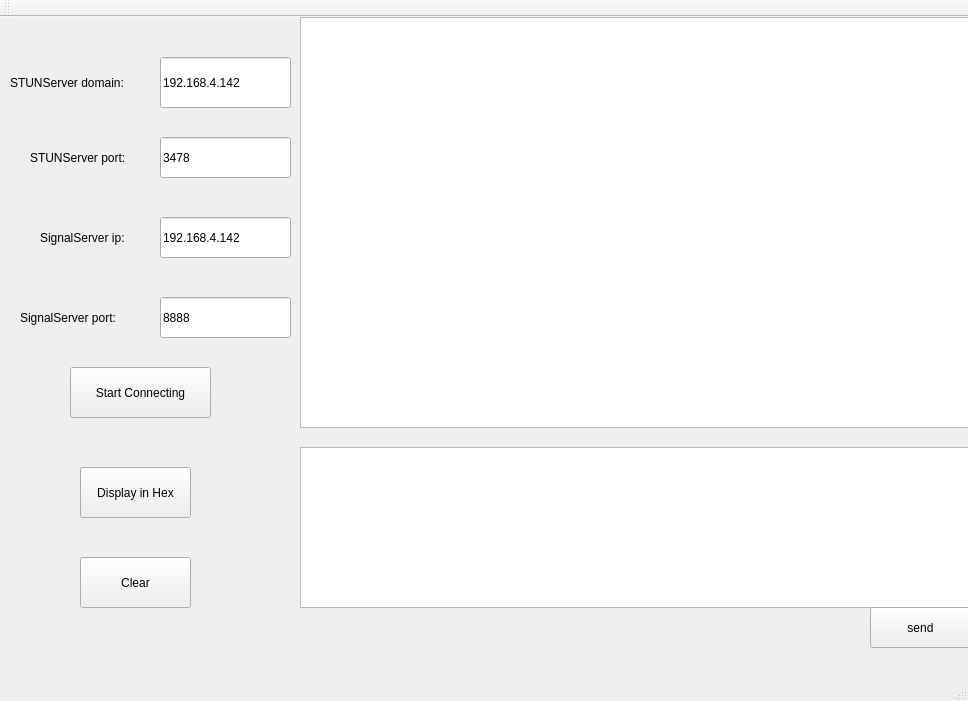
<?xml version="1.0" encoding="UTF-8"?>
<ui version="4.0">
 <class>MainWindow</class>
 <widget class="QMainWindow" name="MainWindow">
  <property name="geometry">
   <rect>
    <x>0</x>
    <y>0</y>
    <width>968</width>
    <height>701</height>
   </rect>
  </property>
  <property name="windowTitle">
   <string>MainWindow</string>
  </property>
  <widget class="QWidget" name="centralWidget">
   <widget class="QPushButton" name="startConnection">
    <property name="geometry">
     <rect>
      <x>70</x>
      <y>350</y>
      <width>141</width>
      <height>51</height>
     </rect>
    </property>
    <property name="text">
     <string>Start Connecting</string>
    </property>
   </widget>
   <widget class="QTextEdit" name="textEdit">
    <property name="geometry">
     <rect>
      <x>300</x>
      <y>0</y>
      <width>671</width>
      <height>411</height>
     </rect>
    </property>
   </widget>
   <widget class="QLabel" name="stun_domain">
    <property name="geometry">
     <rect>
      <x>10</x>
      <y>40</y>
      <width>141</width>
      <height>51</height>
     </rect>
    </property>
    <property name="text">
     <string>STUNServer domain:</string>
    </property>
   </widget>
   <widget class="QLineEdit" name="stun_domainEdit">
    <property name="geometry">
     <rect>
      <x>160</x>
      <y>40</y>
      <width>131</width>
      <height>51</height>
     </rect>
    </property>
    <property name="text">
     <string>192.168.4.142</string>
    </property>
   </widget>
   <widget class="QLabel" name="stun_port">
    <property name="geometry">
     <rect>
      <x>30</x>
      <y>120</y>
      <width>121</width>
      <height>41</height>
     </rect>
    </property>
    <property name="text">
     <string>STUNServer port:</string>
    </property>
   </widget>
   <widget class="QLabel" name="signal_ip">
    <property name="geometry">
     <rect>
      <x>40</x>
      <y>200</y>
      <width>111</width>
      <height>41</height>
     </rect>
    </property>
    <property name="text">
     <string>SignalServer ip:</string>
    </property>
   </widget>
   <widget class="QLineEdit" name="signal_ipEdit">
    <property name="geometry">
     <rect>
      <x>160</x>
      <y>200</y>
      <width>131</width>
      <height>41</height>
     </rect>
    </property>
    <property name="text">
     <string>192.168.4.142</string>
    </property>
   </widget>
   <widget class="QPushButton" name="clear">
    <property name="geometry">
     <rect>
      <x>80</x>
      <y>540</y>
      <width>111</width>
      <height>51</height>
     </rect>
    </property>
    <property name="text">
     <string>Clear</string>
    </property>
   </widget>
   <widget class="QLineEdit" name="stun_portEdit">
    <property name="geometry">
     <rect>
      <x>160</x>
      <y>120</y>
      <width>131</width>
      <height>41</height>
     </rect>
    </property>
    <property name="text">
     <string>3478</string>
    </property>
   </widget>
   <widget class="QLabel" name="signal_port">
    <property name="geometry">
     <rect>
      <x>20</x>
      <y>280</y>
      <width>131</width>
      <height>41</height>
     </rect>
    </property>
    <property name="text">
     <string>SignalServer port:</string>
    </property>
   </widget>
   <widget class="QLineEdit" name="signal_portEdit">
    <property name="geometry">
     <rect>
      <x>160</x>
      <y>280</y>
      <width>131</width>
      <height>41</height>
     </rect>
    </property>
    <property name="text">
     <string>8888</string>
    </property>
   </widget>
   <widget class="QTextEdit" name="textEdit_2">
    <property name="geometry">
     <rect>
      <x>300</x>
      <y>430</y>
      <width>671</width>
      <height>161</height>
     </rect>
    </property>
   </widget>
   <widget class="QPushButton" name="send">
    <property name="geometry">
     <rect>
      <x>870</x>
      <y>590</y>
      <width>101</width>
      <height>41</height>
     </rect>
    </property>
    <property name="text">
     <string>send</string>
    </property>
   </widget>
   <widget class="QPushButton" name="pushButton">
    <property name="geometry">
     <rect>
      <x>80</x>
      <y>450</y>
      <width>111</width>
      <height>51</height>
     </rect>
    </property>
    <property name="text">
     <string>Display in Hex</string>
    </property>
   </widget>
   <zorder>startConnection</zorder>
   <zorder>stun_domain</zorder>
   <zorder>stun_domainEdit</zorder>
   <zorder>stun_port</zorder>
   <zorder>signal_ip</zorder>
   <zorder>signal_ipEdit</zorder>
   <zorder>clear</zorder>
   <zorder>textEdit</zorder>
   <zorder>stun_portEdit</zorder>
   <zorder>signal_port</zorder>
   <zorder>signal_portEdit</zorder>
   <zorder>textEdit_2</zorder>
   <zorder>send</zorder>
   <zorder>pushButton</zorder>
  </widget>
  <widget class="QMenuBar" name="menuBar">
   <property name="geometry">
    <rect>
     <x>0</x>
     <y>0</y>
     <width>968</width>
     <height>28</height>
    </rect>
   </property>
  </widget>
  <widget class="QToolBar" name="mainToolBar">
   <attribute name="toolBarArea">
    <enum>TopToolBarArea</enum>
   </attribute>
   <attribute name="toolBarBreak">
    <bool>false</bool>
   </attribute>
  </widget>
  <widget class="QStatusBar" name="statusBar"/>
 </widget>
 <layoutdefault spacing="6" margin="11"/>
 <resources/>
 <connections/>
</ui>
